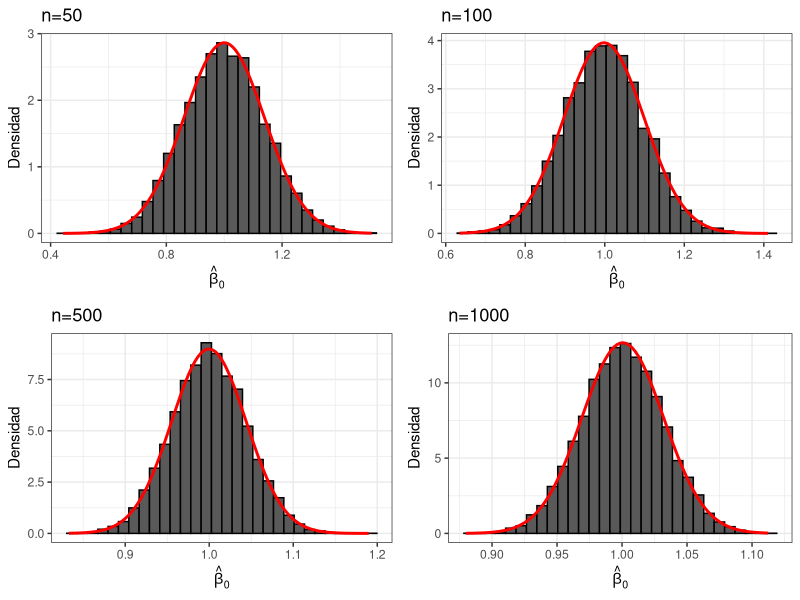
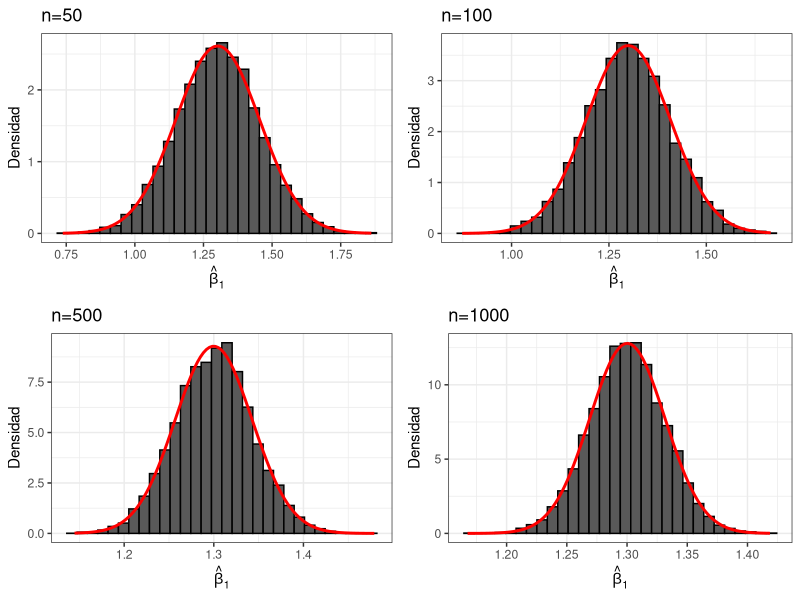

The R source for these figures, in order:
## ---- chunk 1
knitr::opts_chunk$set(echo = TRUE)
## ---- chunk 2
set.seed(123)
reps = 10000
betas0 = matrix(NA, nrow = reps, ncol = 4)
betas1 = matrix(NA, nrow = reps, ncol = 4)

#Betas poblacionales
beta0 = 1
beta1 = 0.5

su = 1

n = c(50, 100, 500, 1000)  #tamaños muestrales (cada columna de las matrices definidas indica cada tamaño muestral)

for (j in 1:length(n)) {
  
  X = rnorm(n[j], 0, su)
  
  for (i in 1:reps) {
  #u = rnorm(n[j], 0, su)
  #u = runif(n[j], -2, 2) #c)
  u = 0.8*X +rnorm(n[j], 0, su) #d)
  Y = beta0 + beta1*X + u
  
  model = lm(Y ~ X)
  betas0[i,j] = model$coef[1]
  betas1[i,j] = model$coef[2]
  }
}

betas0_df = data.frame(betas0)
betas1_df = data.frame(betas1)
## ---- chunk 3
apply(betas0_df, 2, mean)
apply(betas1_df, 2, mean)
apply(betas0_df, 2, var)
apply(betas1_df, 2, var)
## ---- chunk 4
#install.packages("ggplot2")
#install.packages("gridExtra")
#install.packages("dplyr")
library(ggplot2)
library(gridExtra)
library(dplyr)
## ---- chunk 5
#Para Beta0
g10 = ggplot(betas0_df) + geom_histogram(aes(betas0_df[,1], y=..density..), col="black", bins=30) + stat_function(fun = dnorm, args = list(mean=mean(betas0_df[,1]), sd=sd(betas0_df[,1])), geom="line", colour="red", size=1) + ylab("Densidad") + ggtitle("n=50") + xlab(expression(hat(beta)[0])) + theme_bw()

g20 = ggplot(betas0_df) + geom_histogram(aes(betas0_df[,2], y=..density..), col="black", bins=30) + stat_function(fun = dnorm, args = list(mean=mean(betas0_df[,2]), sd=sd(betas0_df[,2])), geom="line", colour="red", size=1) + ylab("Densidad") + ggtitle("n=100") + xlab(expression(hat(beta)[0])) + theme_bw()

g30 = ggplot(betas0_df) + geom_histogram(aes(betas0_df[,3], y=..density..), col="black", bins=30) + stat_function(fun = dnorm, args = list(mean=mean(betas0_df[,3]), sd=sd(betas0_df[,3])), geom="line", colour="red", size=1) + ylab("Densidad") + ggtitle("n=500") + xlab(expression(hat(beta)[0])) + theme_bw()

g40 = ggplot(betas0_df) + geom_histogram(aes(betas0_df[,4], y=..density..), col="black", bins=30) + stat_function(fun = dnorm, args = list(mean=mean(betas0_df[,4]), sd=sd(betas0_df[,4])), geom="line", colour="red", size=1) + ylab("Densidad") + ggtitle("n=1000") + xlab(expression(hat(beta)[0])) + theme_bw()

grid.arrange(g10, g20, g30, g40, nrow=2, ncol=2)
## ---- chunk 6
#Para Beta1
g11 = ggplot(betas1_df) + geom_histogram(aes(betas1_df[,1], y=..density..), col="black", bins=30) + stat_function(fun = dnorm, args = list(mean=mean(betas1_df[,1]), sd=sd(betas1_df[,1])), geom="line", colour="red", size=1) + ylab("Densidad") + ggtitle("n=50") + xlab(expression(hat(beta)[1])) + theme_bw()

g21 = ggplot(betas1_df) + geom_histogram(aes(betas1_df[,2], y=..density..), col="black", bins=30) + stat_function(fun = dnorm, args = list(mean=mean(betas1_df[,2]), sd=sd(betas1_df[,2])), geom="line", colour="red", size=1) + ylab("Densidad") + ggtitle("n=100") + xlab(expression(hat(beta)[1])) + theme_bw()

g31 = ggplot(betas1_df) + geom_histogram(aes(betas1_df[,3], y=..density..), col="black", bins=30) + stat_function(fun = dnorm, args = list(mean=mean(betas1_df[,3]), sd=sd(betas1_df[,3])), geom="line", colour="red", size=1) + ylab("Densidad") + ggtitle("n=500") + xlab(expression(hat(beta)[1])) + theme_bw()

g41 = ggplot(betas1_df) + geom_histogram(aes(betas1_df[,4], y=..density..), col="black", bins=30) + stat_function(fun = dnorm, args = list(mean=mean(betas1_df[,4]), sd=sd(betas1_df[,4])), geom="line", colour="red", size=1) + ylab("Densidad") + ggtitle("n=1000") + xlab(expression(hat(beta)[1])) + theme_bw()

grid.arrange(g11, g21, g31, g41, nrow=2, ncol=2)
## ---- chunk 7
rm(list = ls())
#set.seed(123)
reps = 10000
ci = matrix(NA, nrow = reps, ncol = 2)

beta0 = 1
beta1 = 0.5

su = 1

n = 1000  #tamaño muestral

X = rnorm(n,4,1)

for (i in 1:reps) {
  u = rnorm(n,0,su)
  
  Y = beta0 + beta1*X + u
  model = lm(Y ~ X)
  ci[i,1] = confint(model, "X")[1,1]
  ci[i,2] = confint(model, "X")[1,2]
}

ci_df0 = data.frame(ci)
ci_df = ci_df0 %>% mutate(X3 = ifelse(X2 > 0.5 & X1 < 0.5, 1, 0))

mean(ci_df[,3])
table(ci_df$X3)
